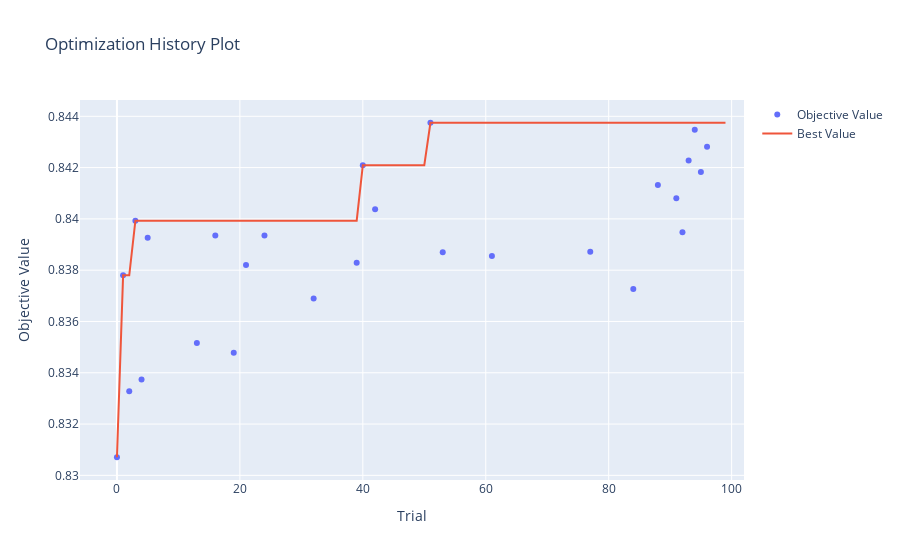
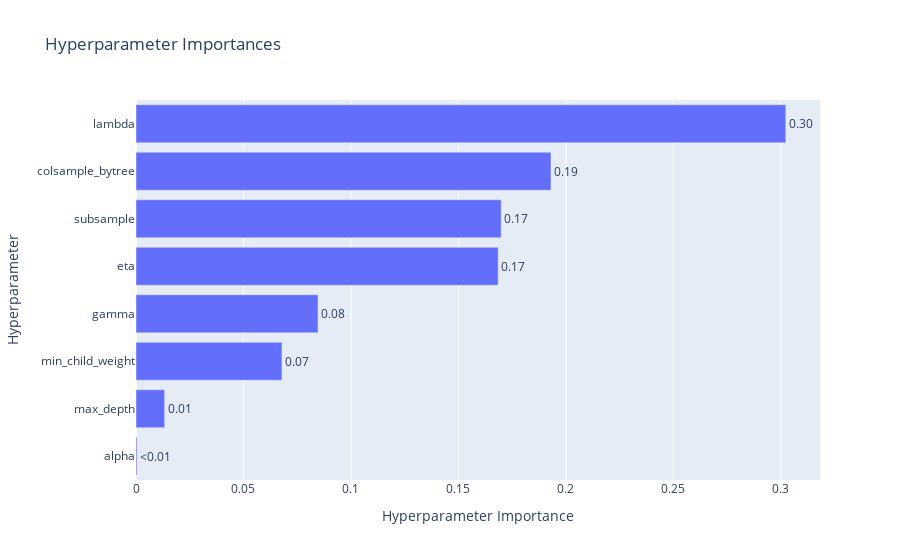

Write notebook code for charts like these, in order.
### Code cell
print("Starting Hyperparameter Tuning with Optuna...")

best_params, study = tune_with_optuna(dtrain, dval, n_trials=100)

# Train final model with best parameters
final_model = xgb.train(
    best_params,
    dtrain,
    num_boost_round=500,
    evals=[(dtrain, 'train'), (dval, 'val')],
    early_stopping_rounds=50,
    verbose_eval=10
)

# Visualize optimization history (optional)
try:
    import matplotlib.pyplot as plt
    from optuna.visualization import plot_optimization_history, plot_param_importances
    
    fig1 = plot_optimization_history(study)
    fig1.show()
    
    fig2 = plot_param_importances(study)
    fig2.show()
except ImportError:
    print("\nInstall optuna[visualization] to see optimization plots")

### Figure 1 — Plotly figure (JSON) as saved in the notebook; plotly's stock layout.template omitted (floating-point values rounded to 4 significant figures)
{"data": [{"mode": "markers", "name": "Objective Value", "type": "scatter", "x": [0, 1, 2, 3, 4, 5, 13, 16, 19, 21, 24, 32, 39, 40, 42, 51, 53, 61, 77, 84, 88, 91, 92, 93, 94, 95, 96], "y": [0.8307, 0.8378, 0.8333, 0.8399, 0.8337, 0.8393, 0.8352, 0.8393, 0.8348, 0.8382, 0.8393, 0.8369, 0.8383, 0.8421, 0.8404, 0.8437, 0.8387, 0.8386, 0.8387, 0.8373, 0.8413, 0.8408, 0.8395, 0.8423, 0.8435, 0.8418, 0.8428]}, {"mode": "lines", "name": "Best Value", "type": "scatter", "x": [0, 1, 2, 3, 4, 5, 6, 7, 8, 9, 10, 11, 12, 13, 14, 15, 16, 17, 18, 19, 20, 21, 22, 23, 24, 25, 26, 27, 28, 29, 30, 31, 32, 33, 34, 35, 36, 37, 38, 39, 40, 41, 42, 43, 44, 45, 46, 47, 48, 49, 50, 51, 52, 53, 54, 55, 56, 57, 58, 59, 60, 61, 62, 63, 64, 65, 66, 67, 68, 69, 70, 71, 72, 73, 74, 75, 76, 77, 78, 79, 80, 81, 82, 83, 84, 85, 86, 87, 88, 89, 90, 91, 92, 93, 94, 95, 96, 97, 98, 99], "y": [0.8307, 0.8378, 0.8378, 0.8399, 0.8399, 0.8399, 0.8399, 0.8399, 0.8399, 0.8399, 0.8399, 0.8399, 0.8399, 0.8399, 0.8399, 0.8399, 0.8399, 0.8399, 0.8399, 0.8399, 0.8399, 0.8399, 0.8399, 0.8399, 0.8399, 0.8399, 0.8399, 0.8399, 0.8399, 0.8399, 0.8399, 0.8399, 0.8399, 0.8399, 0.8399, 0.8399, 0.8399, 0.8399, 0.8399, 0.8399, 0.8421, 0.8421, 0.8421, 0.8421, 0.8421, 0.8421, 0.8421, 0.8421, 0.8421, 0.8421, 0.8421, 0.8437, 0.8437, 0.8437, 0.8437, 0.8437, 0.8437, 0.8437, 0.8437, 0.8437, 0.8437, 0.8437, 0.8437, 0.8437, 0.8437, 0.8437, 0.8437, 0.8437, 0.8437, 0.8437, 0.8437, 0.8437, 0.8437, 0.8437, 0.8437, 0.8437, 0.8437, 0.8437, 0.8437, 0.8437, 0.8437, 0.8437, 0.8437, 0.8437, 0.8437, 0.8437, 0.8437, 0.8437, 0.8437, 0.8437, 0.8437, 0.8437, 0.8437, 0.8437, 0.8437, 0.8437, 0.8437, 0.8437, 0.8437, 0.8437]}, {"marker": {"color": "#cccccc"}, "mode": "markers", "name": "Infeasible Trial", "showlegend": false, "type": "scatter", "x": [], "y": []}], "layout": {"title": {"text": "Optimization History Plot"}, "xaxis": {"title": {"text": "Trial"}}, "yaxis": {"title": {"text": "Objective Value"}}}}

### Figure 2 — Plotly figure (JSON) as saved in the notebook; plotly's stock layout.template omitted (floating-point values rounded to 4 significant figures)
{"data": [{"cliponaxis": false, "hovertemplate": ["alpha (FloatDistribution): 0.0004857052792560858<extra></extra>", "max_depth (IntDistribution): 0.013326308394218934<extra></extra>", "min_child_weight (IntDistribution): 0.06788652552969923<extra></extra>", "gamma (FloatDistribution): 0.08467700477681687<extra></extra>", "eta (FloatDistribution): 0.16846939640109598<extra></extra>", "subsample (FloatDistribution): 0.16986453466725032<extra></extra>", "colsample_bytree (FloatDistribution): 0.19303647400646592<extra></extra>", "lambda (FloatDistribution): 0.30225405094519664<extra></extra>"], "name": "Objective Value", "orientation": "h", "text": ["<0.01", "0.01", "0.07", "0.08", "0.17", "0.17", "0.19", "0.30"], "textposition": "outside", "type": "bar", "x": [0.0004857, 0.01333, 0.06789, 0.08468, 0.1685, 0.1699, 0.193, 0.3023], "y": ["alpha", "max_depth", "min_child_weight", "gamma", "eta", "subsample", "colsample_bytree", "lambda"]}], "layout": {"title": {"text": "Hyperparameter Importances"}, "xaxis": {"title": {"text": "Hyperparameter Importance"}}, "yaxis": {"title": {"text": "Hyperparameter"}}}}
